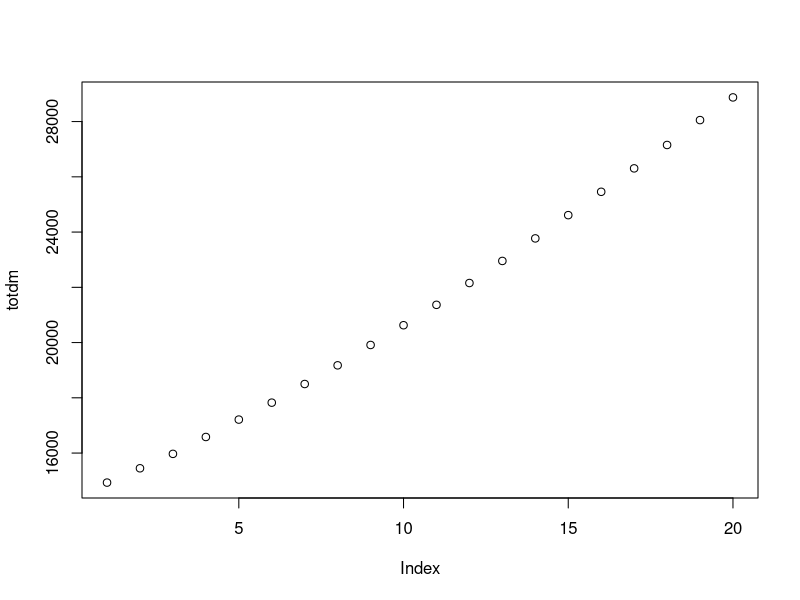

Write R code to recreate this figure.
n = 100000 
q = 0.1159 
m = 1           
rr = 1.4
dmrisk = 0.01
p = 0.4
time = 20

soda = rbinom(n,1,p)
dm = rbinom(n,1,0.15)

totsoda = sum(soda)
totdm = sum(dm)

for (i in 2:time){
  p[i] = p[i-1] + (q/m)*p[i-1]*(m-p[i-1])
  soda = rbinom(n,1,p[i])
  newdm = rbinom(n,1,dmrisk*rr*soda)
  dm = (dm==1)+(dm==0)*newdm
  totsoda = c(totsoda,sum(soda))
  totdm = c(totdm, sum(dm))
}

totdm
plot(totdm)
